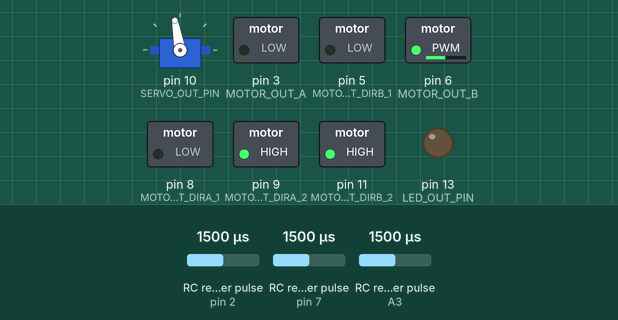
This sketch was run on a simulated Arduino Uno, built with avr-gcc and run on an emulated ATmega328P. Parts: servo, switched loads named in the sketch (green lamp = pin HIGH), output pins drawn as LEDs (lit = HIGH). Wiring (inferred from the names in the program): 3 × RC receiver channel: data pin 2 / data pin 7 / data A3. The test bench sets the inputs (shaded band); at power-on: RC receiver pulse (sensors on pin 2, pin 7, A3) 1500 µs.

Above: at 1.8 s.
1.9 s: RC receiver pulse (sensor on pin 2) set to 1020 µs
At 2.61 s:
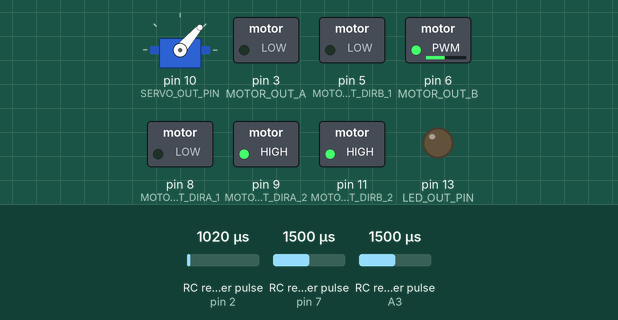
4.9 s: RC receiver pulse (sensor on pin 7) set to 1020 µs
At 5.22 s:
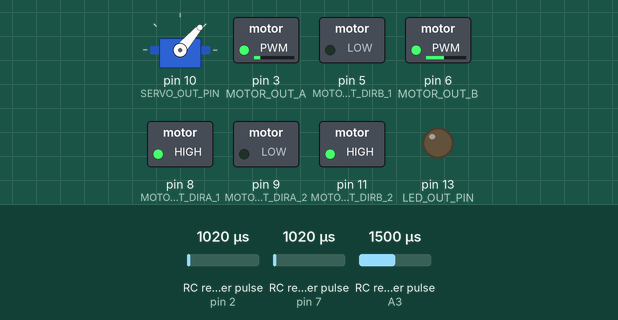
7.9 s: RC receiver pulse (sensor on A3) set to 1020 µs
At 8.58 s:
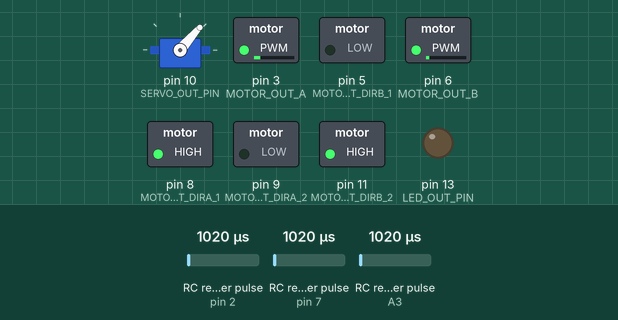
10.9 s: RC receiver pulse (sensor on pin 2) set to 1250 µs
At 11.33 s:
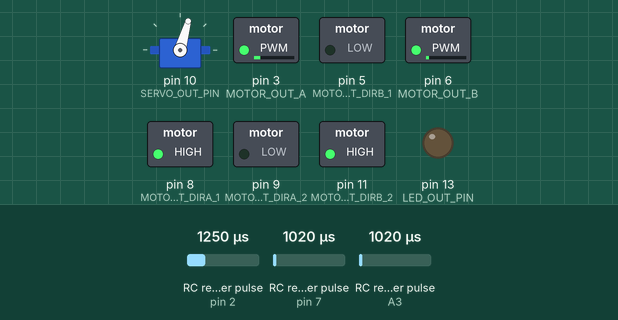
13.9 s: RC receiver pulse (sensor on pin 7) set to 1250 µs
16.9 s: RC receiver pulse (sensor on A3) set to 1250 µs
Timing chart, 0 to 30.1 s (numbered marks = the images above; inputs shaded):
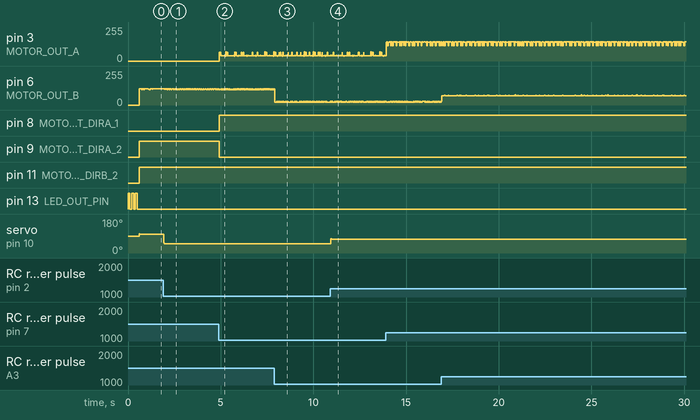

Measured:
- after the input at 1.9 s, servo on pin 10 (SERVO_OUT_PIN): 100° → 50° at once, → 49° 0.47 s later
- after the input at 4.9 s, pin 8 (MOTOR_OUT_DIRA_1): LOW → HIGH at once; pin 9 (MOTOR_OUT_DIRA_2): HIGH → LOW at once
- after the input at 10.9 s, servo on pin 10 (SERVO_OUT_PIN): 49° → 74° at once

The sketch:

Hovercraft_RC.ino
```cpp
#include <Servo.h>

// Impeller Motor
#define MOTOR_OUT_A       3
#define MOTOR_OUT_DIRA_1  8
#define MOTOR_OUT_DIRA_2  9

// Propulsion Motor
#define MOTOR_OUT_B       6 //AND 12
#define MOTOR_OUT_DIRB_1  5
#define MOTOR_OUT_DIRB_2  11

#define SERVO_OUT_PIN 10

#define LED_OUT_PIN 13

// RC receiver Data
#define CHAN_1_PIN    2
#define CHAN_2_PIN    7
#define CHAN_3_PIN   A3
volatile unsigned long long int PULSESTARTS[3] = {0,0,0};
volatile unsigned long long int PULSES[3] = {0,0,0};

// Globals
Servo fins;
int curAngle = 0;
int curPropSpeed = 0;
int propDir = 0;
int curImpSpeed = 0;
int lastAngle = 90;
int lastPropSpeed = 0;
int lastImpSpeed = 0;

void setup()
{

  fins.attach(SERVO_OUT_PIN,600,2400);

  pinMode(MOTOR_OUT_A,OUTPUT);
  pinMode(MOTOR_OUT_B,OUTPUT);
  pinMode(MOTOR_OUT_DIRA_1,OUTPUT);
  pinMode(MOTOR_OUT_DIRA_2,OUTPUT);
  pinMode(MOTOR_OUT_DIRB_1,OUTPUT);
  pinMode(MOTOR_OUT_DIRB_2,OUTPUT);
  pinMode(LED_OUT_PIN,OUTPUT);

  // Interrupts for RC
  attachInterrupt(0,ISRPIN2,CHANGE);
  pciSetup(CHAN_2_PIN);
  pciSetup(CHAN_3_PIN);

  for(int i=0;i<3;i++){
    // Flash LED 3 times when ready
    digitalWrite(LED_OUT_PIN,HIGH);
    delay(100);
    digitalWrite(LED_OUT_PIN,LOW);
    delay(100);
  }
}

void loop()
{
  if(!(micros() % 1000)){ // every 1 ms
    digitalWrite(LED_OUT_PIN,HIGH);
    pulseToVal();
    impellerMotor(curImpSpeed);
    propMotor(curPropSpeed,propDir);
    finsServo(curAngle);
    digitalWrite(LED_OUT_PIN,LOW);
  }
}

void motorMove(int motor, int spd, int dir){
//Move specific motor at speed and direction
//motor: MOTOR_OUT_A or MOTOR_OUT_B
//speed: 0 is off, and 255 is full speed
//direction: 0 clockwise, 1 counter-clockwise

  boolean inPin1 = LOW;
  boolean inPin2 = HIGH;

  if(dir == 1){
    inPin1 = HIGH;
    inPin2 = LOW;
  }

  if(motor == MOTOR_OUT_A){
    digitalWrite(MOTOR_OUT_DIRA_1, inPin1);
    digitalWrite(MOTOR_OUT_DIRA_2, inPin2);
    analogWrite(motor, spd);
  }else{
    digitalWrite(MOTOR_OUT_DIRB_1, inPin1);
    digitalWrite(MOTOR_OUT_DIRB_2, inPin2);
    analogWrite(motor, spd);
  }
}

void impellerMotor(int vel){
  //Ramp up the impeller
  //if(abs(vel - lastImpSpeed) < 10) return;
  if(vel==0){
    motorMove(MOTOR_OUT_B,0,0);
    lastImpSpeed = 0;
    return;
  }
  motorMove(MOTOR_OUT_B,vel,0); //always reverse
}
void propMotor(int vel,int dir){
  //dir: 1 forward, 0 backward
  motorMove(MOTOR_OUT_A,vel,dir);
  lastPropSpeed = vel;
}
void finsServo(unsigned int angle){
  const int MAX = 600;
  const int MIN = 2400;
  unsigned int pulseWidth = 0;

  if(abs(lastAngle - angle) < 10){
    return;
  }

  pulseWidth = map(angle,0,180,MIN,MAX);

  fins.writeMicroseconds(pulseWidth);

  lastAngle = angle;
}

// Function to init interrupts on the PCINT pins
void pciSetup(byte pin)
{
    pinMode(pin, INPUT);
    digitalWrite(pin, LOW); // pull-down
    *digitalPinToPCMSK(pin) |= bit (digitalPinToPCMSKbit(pin));  // enable pin
    PCIFR  |= bit (digitalPinToPCICRbit(pin)); // clear any outstanding interrupt
    PCICR  |= bit (digitalPinToPCICRbit(pin)); // enable interrupt for the group
}

ISR (PCINT0_vect) // handle pin change interrupt for D8 to D13 here
 {
     //nothing
 }

ISR (PCINT1_vect) // handle pin change interrupt for A0 to A5 here
 {
     //CHAN_3_PIN
     if(digitalRead(CHAN_3_PIN) == HIGH){
       //rising
       PULSESTARTS[2] = micros();
     }else{
       //falling
       PULSES[2] = micros() - PULSESTARTS[2];
     }
 }

ISR (PCINT2_vect) // handle pin change interrupt for D0 to D7 here
 {
     //CHAN_2_PIN
     if(digitalRead(CHAN_2_PIN) == HIGH){
       //rising
       PULSESTARTS[1] = micros();
     }else{
       //falling
       PULSES[1] = micros() - PULSESTARTS[1];
     }
 }

void ISRPIN2(){
  // CHAN_1_PIN
   if(digitalRead(CHAN_1_PIN) == HIGH){
     //rising
     PULSESTARTS[0] = micros();
   }else{
     //falling
     PULSES[0] = micros() - PULSESTARTS[0];
   }
}


void pulseToVal(){

  //Impeller (CHAN_3_PIN) PULSES[2]
  if(PULSES[2] < 925){
    curImpSpeed = 0;
  }else{
    curImpSpeed = map(PULSES[2],895,1913,0,0.8*255);
  }

  //Propeller (CHAN_2_PIN) PULSES[1]
  if(PULSES[1] > 1550){ //forward
    propDir = 0;
    curPropSpeed = map(PULSES[1],1551,1950,0,255);
  }else if(PULSES[1] < 1450){ //reverse
    propDir = 1;
    curPropSpeed = map(PULSES[1],1449,1092,0,255);
  }else{ //nothing
    propDir = 0;
    curPropSpeed = 0;
  }
  //Servo (CHAN_1_PIN) PULESE[0]
  curAngle = map(PULSES[0],900,1900,140,40);
}
```
